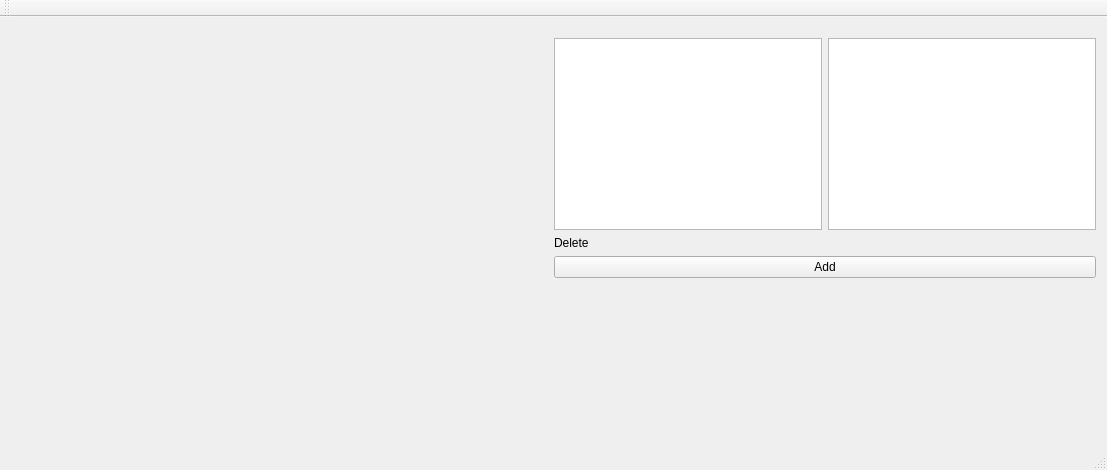
<?xml version="1.0" encoding="UTF-8"?>
<ui version="4.0">
 <class>MainWindow</class>
 <widget class="QMainWindow" name="MainWindow">
  <property name="geometry">
   <rect>
    <x>0</x>
    <y>0</y>
    <width>1107</width>
    <height>470</height>
   </rect>
  </property>
  <property name="minimumSize">
   <size>
    <width>560</width>
    <height>470</height>
   </size>
  </property>
  <property name="windowTitle">
   <string>MainWindow</string>
  </property>
  <widget class="QWidget" name="centralWidget">
   <layout class="QGridLayout" name="gridLayout">
    <item row="0" column="0">
     <layout class="QVBoxLayout" name="verticalLayout">
      <item>
       <spacer name="verticalSpacer">
        <property name="orientation">
         <enum>Qt::Vertical</enum>
        </property>
        <property name="sizeType">
         <enum>QSizePolicy::Fixed</enum>
        </property>
        <property name="sizeHint" stdset="0">
         <size>
          <width>20</width>
          <height>10</height>
         </size>
        </property>
       </spacer>
      </item>
      <item>
       <layout class="QHBoxLayout" name="horizontalLayout">
        <item>
         <spacer name="horizontalSpacer">
          <property name="orientation">
           <enum>Qt::Horizontal</enum>
          </property>
          <property name="sizeHint" stdset="0">
           <size>
            <width>40</width>
            <height>20</height>
           </size>
          </property>
         </spacer>
        </item>
        <item>
         <layout class="QVBoxLayout" name="verticalLayout_2">
          <item>
           <layout class="QHBoxLayout" name="horizontalLayout_2">
            <item>
             <widget class="QListView" name="fragments_listView">
              <property name="acceptDrops">
               <bool>true</bool>
              </property>
              <property name="dragEnabled">
               <bool>true</bool>
              </property>
              <property name="dragDropMode">
               <enum>QAbstractItemView::DragDrop</enum>
              </property>
              <property name="selectionMode">
               <enum>QAbstractItemView::ExtendedSelection</enum>
              </property>
              <property name="selectionRectVisible">
               <bool>true</bool>
              </property>
             </widget>
            </item>
            <item>
             <widget class="QListView" name="playlists_listView">
              <property name="acceptDrops">
               <bool>true</bool>
              </property>
              <property name="dragEnabled">
               <bool>true</bool>
              </property>
              <property name="dragDropOverwriteMode">
               <bool>false</bool>
              </property>
              <property name="dragDropMode">
               <enum>QAbstractItemView::DragDrop</enum>
              </property>
             </widget>
            </item>
           </layout>
          </item>
          <item>
           <widget class="CdropSiteLabel" name="dropSiteLabel">
            <property name="acceptDrops">
             <bool>true</bool>
            </property>
            <property name="text">
             <string>Delete</string>
            </property>
           </widget>
          </item>
          <item>
           <widget class="QPushButton" name="addPushButton">
            <property name="text">
             <string>Add</string>
            </property>
           </widget>
          </item>
         </layout>
        </item>
       </layout>
      </item>
      <item>
       <spacer name="verticalSpacer_2">
        <property name="orientation">
         <enum>Qt::Vertical</enum>
        </property>
        <property name="sizeHint" stdset="0">
         <size>
          <width>20</width>
          <height>40</height>
         </size>
        </property>
       </spacer>
      </item>
     </layout>
    </item>
   </layout>
  </widget>
  <widget class="QMenuBar" name="menuBar">
   <property name="geometry">
    <rect>
     <x>0</x>
     <y>0</y>
     <width>1107</width>
     <height>22</height>
    </rect>
   </property>
  </widget>
  <widget class="QToolBar" name="mainToolBar">
   <attribute name="toolBarArea">
    <enum>TopToolBarArea</enum>
   </attribute>
   <attribute name="toolBarBreak">
    <bool>false</bool>
   </attribute>
  </widget>
  <widget class="QStatusBar" name="statusBar"/>
 </widget>
 <layoutdefault spacing="6" margin="11"/>
 <customwidgets>
  <customwidget>
   <class>CdropSiteLabel</class>
   <extends>QLabel</extends>
   <header>cdropsitelabel.h</header>
  </customwidget>
 </customwidgets>
 <resources/>
 <connections/>
</ui>
